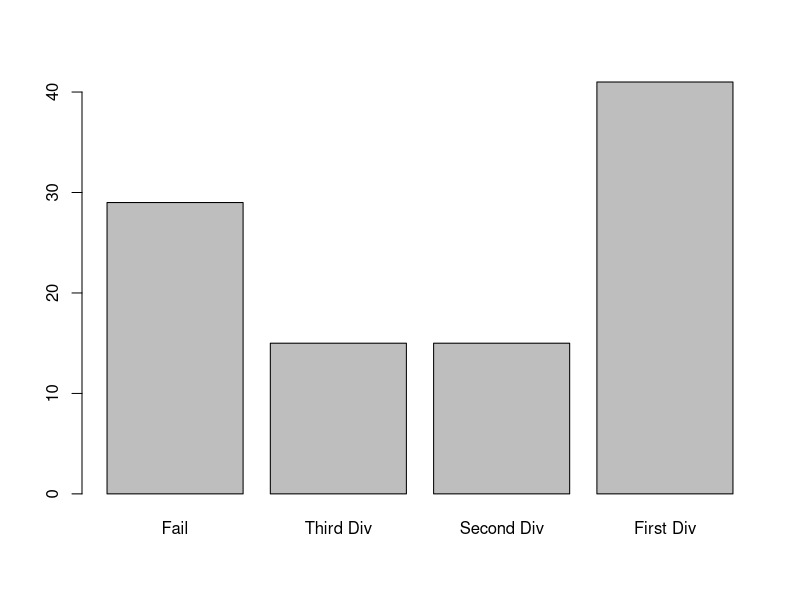

Reproduce this figure in R.
## ---- chunk 1
data <- c("East","West","East","North","North","East","West",
          "West","West","East","North")
factor_data=factor(data)
factor_data
## ---- chunk 2
data <- c("East","West","East","North","North","East","West",
          "West","West","East","North")
factor_data=factor(data, levels = c("North","East","West"))
factor_data
## ---- chunk 3
num_data=c(0,0,1,0,1,1,1,0,1,0,1,1,0,1,0,1,1)
factor_data=factor(num_data, labels = c("Male","Female"))
factor_data
## ---- chunk 4
factor_data=gl(2,8, labels = c("Male","Female"))
factor_data
## ---- chunk 5
# Generating 100 random numbers between 1 and 100
data = sample(1:100,100)
# Generating an empty vector of size 100.
result=mat.or.vec(100,1)
for (i in 1:100) {
  if(data[i]<30){
    result[i]=0
    }
  else if(data[i]>=30 && data[i]<45){
    result[i]=1
  }
  else if(data[i]>=45 && data[i]<60){
    result[i]=2
  }
  else {
    result[i]=3
    }
}

f_result=factor(result, labels = c("Fail", "Third Div", "Second Div", "First Div"))
str(f_result)
summary(f_result)
plot(f_result)

